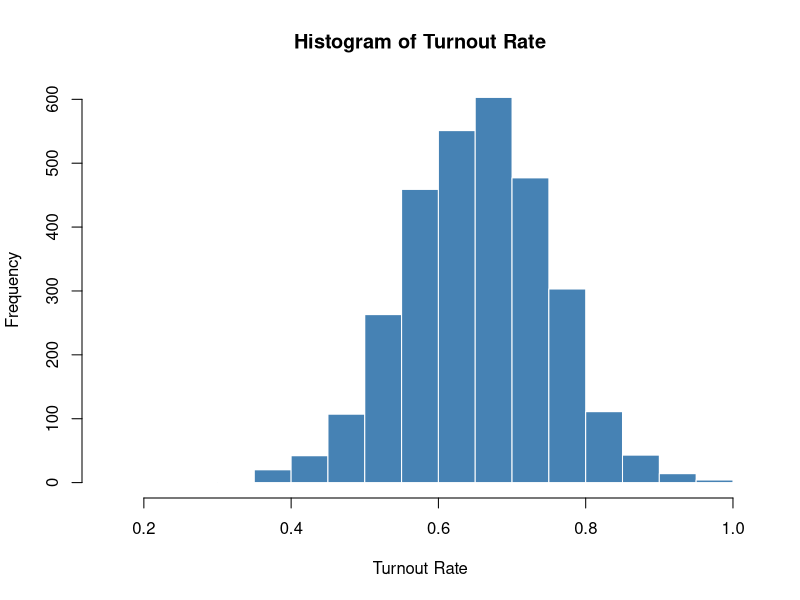
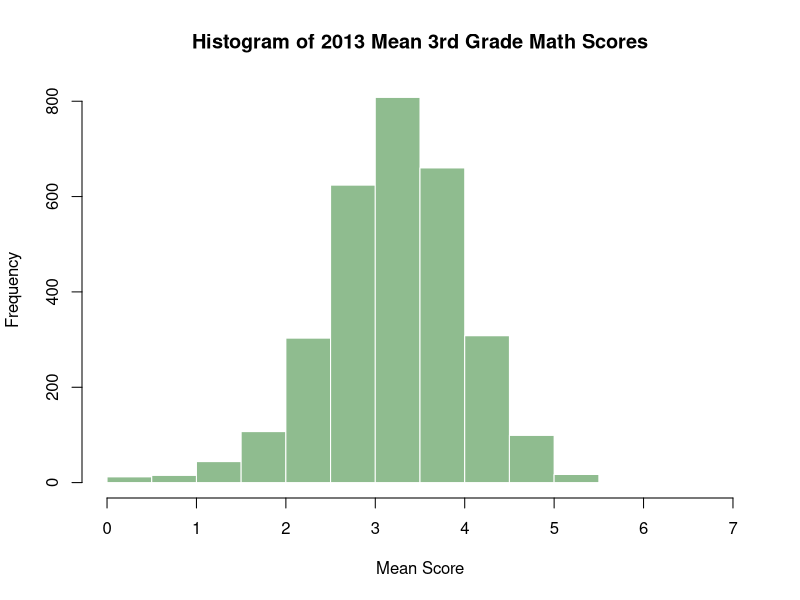
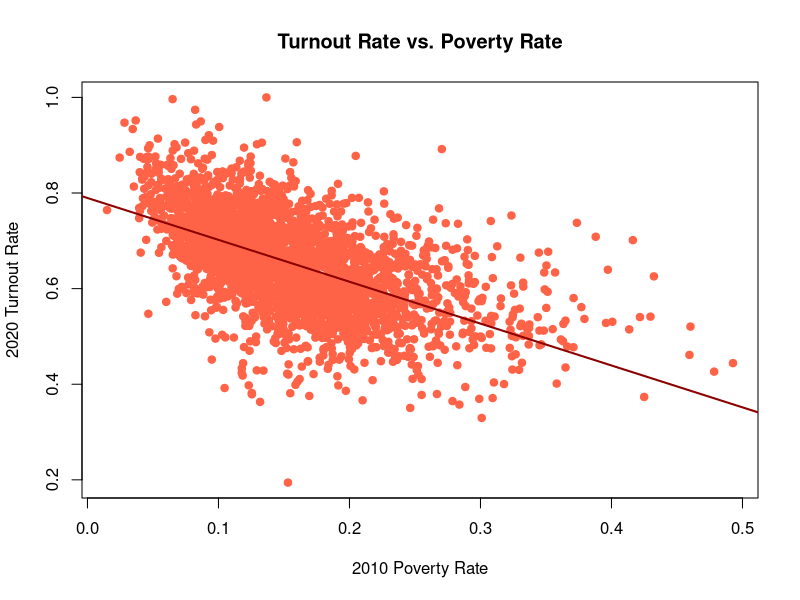
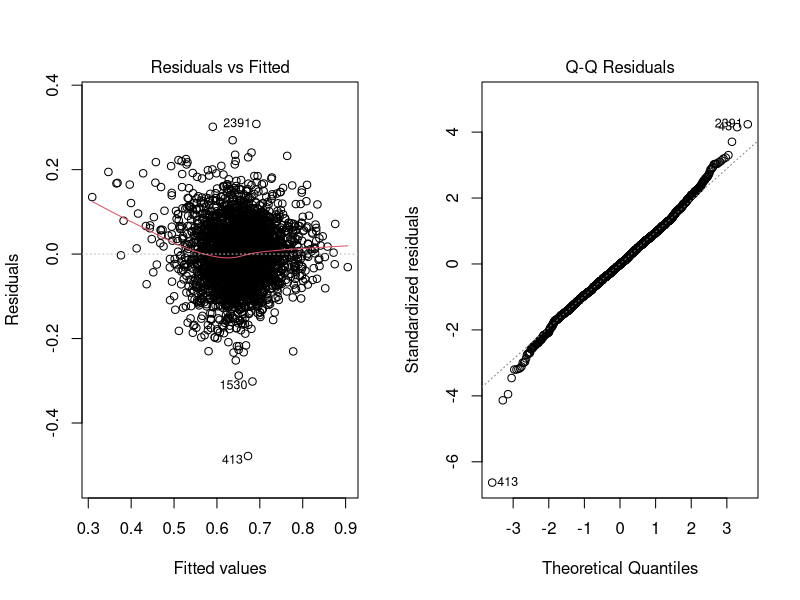
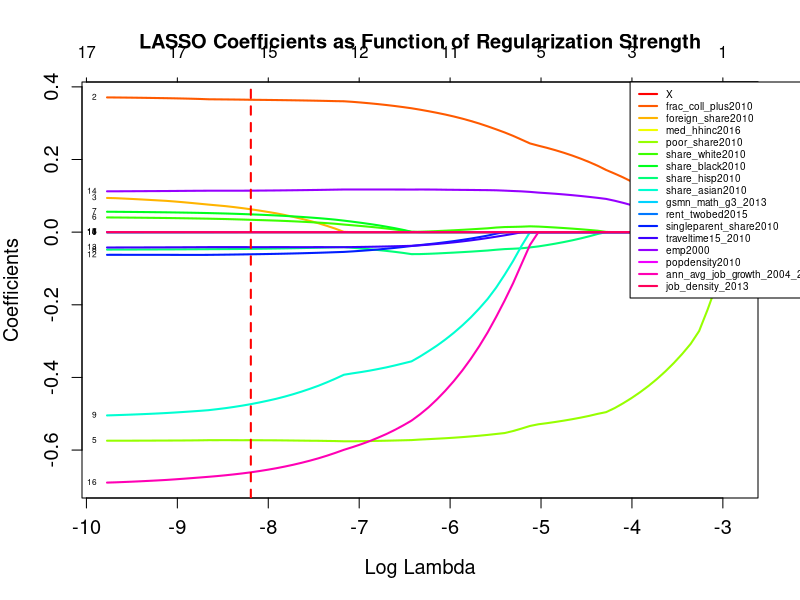
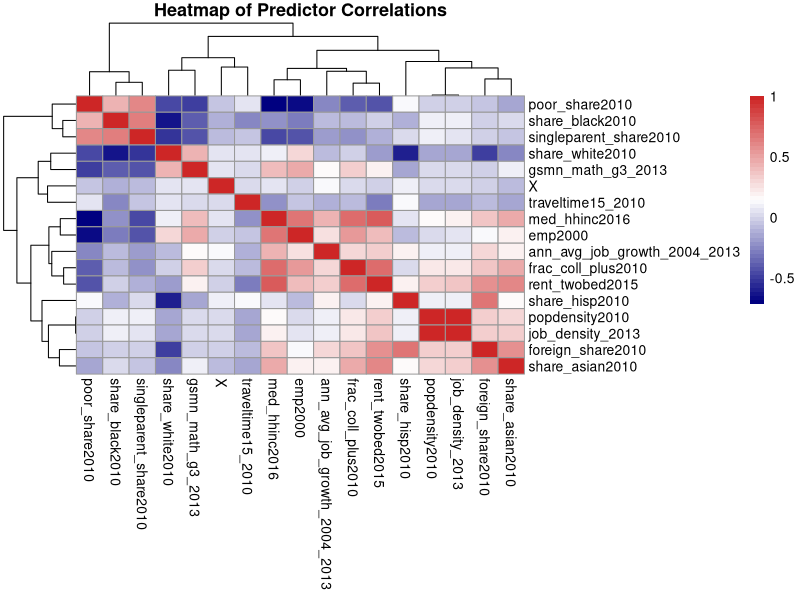

Here is the R script that generated these plots, in order: (Note: this script raises an error after producing the figures.)
## ---- chunk 1
rm(list = ls())
require(readr)
require(tidyr)
require(dplyr)
require(knitr)
require(glmnet)
require(pheatmap)
if (!require("Matrix")) install.packages("Matrix", repos = "https://cloud.r-project.org")
if (!require("glmnet")) install.packages("glmnet", repos = "https://cloud.r-project.org")
library(Matrix)
library(glmnet)
library(pheatmap)

options(repos = c(CRAN = "https://cloud.r-project.org"))
## ---- chunk 2
turnout_data <- read.csv("data.csv")
head(turnout_data)
## ---- chunk 3
predictors <- names(turnout_data)[!(names(turnout_data) %in% c('State', 'County', 'fips'))]
summary_table <- data.frame()

for (predictor in predictors) {
  column <- turnout_data[[predictor]]
  num_missing <- sum(is.na(column))
  mean_var <- mean(column, na.rm = TRUE)
  median_var <- median(column, na.rm = TRUE)
  sd_var <- sd(column, na.rm = TRUE)
  iqr_var <- IQR(column, na.rm = TRUE)
  min_var <- min(column, na.rm = TRUE)
  max_var <- max(column, na.rm = TRUE)

  summary_table <- rbind(summary_table, data.frame(
    Variable = predictor,
    Missing = num_missing,
    Mean = round(mean_var, 2),
    Median = round(median_var, 2),
    SD = round(sd_var, 2),
    IQR = round(iqr_var, 2),
    Min = round(min_var, 2),
    Max = round(max_var, 2)
  ))
}

kable(summary_table)
## ---- chunk 4
turnout_data <- select(turnout_data, -ln_wage_growth_hs_grad)
turnout_data <- subset(turnout_data, apply(turnout_data, 1, FUN = function(x) {!any(is.na(x))}))
dim(turnout_data)
## ---- chunk 5
subset(turnout_data, turnout.rate > 1)[c('State', 'County', 'turnout.rate')]
turnout_data <- turnout_data %>%
  mutate(turnout.rate = case_when(
    turnout.rate > 1 ~ 1,
    .default = turnout.rate
  ))
hist(turnout_data$turnout.rate, 
     main = 'Histogram of Turnout Rate', 
     xlab = 'Turnout Rate', 
     col = "steelblue", 
     border = "white")
## ---- chunk 6
subset(turnout_data, gsmn_math_g3_2013 < 0)[c('State', 'County', 'gsmn_math_g3_2013')]
turnout_data <- turnout_data %>%
  mutate(gsmn_math_g3_2013 = case_when(
    gsmn_math_g3_2013 < 0 ~ 0,
    .default = gsmn_math_g3_2013
  ))
hist(turnout_data$gsmn_math_g3_2013, 
     main = 'Histogram of 2013 Mean 3rd Grade Math Scores', 
     xlab = 'Mean Score', 
     col = "darkseagreen", 
     border = "white")
## ---- chunk 7
plot(turnout_data$poor_share2010, turnout_data$turnout.rate, 
     main = 'Turnout Rate vs. Poverty Rate', 
     xlab = '2010 Poverty Rate', 
     ylab = '2020 Turnout Rate', 
     pch = 19, col = "tomato")
abline(lm(turnout_data$turnout.rate ~ turnout_data$poor_share2010), col = "darkred", lwd = 2)
## ---- chunk 8
lm_model <- lm(turnout.rate ~ . - (State + County + fips), data = turnout_data)
summary(lm_model)
## ---- chunk 9
par(mfrow=c(1,2))
plot(lm_model, c(1,2))
par(mfrow=c(1,1))
## ---- chunk 10
library(glmnet)
library(pheatmap)

predictors <- names(turnout_data)[!(names(turnout_data) %in% c('State', 'County', 'fips', 'turnout.rate'))]
x <- model.matrix(turnout.rate ~ . - (State + County + fips), data = turnout_data)[, -1]
y <- turnout_data$turnout.rate

set.seed(82)
cv.lasso <- cv.glmnet(x, y, alpha = 1, nfolds = 10)
best_lambda <- cv.lasso$lambda.min

lasso_model <- glmnet(x, y, alpha = 1, lambda = best_lambda)
coef(lasso_model)
## ---- chunk 11
cols <- rainbow(ncol(x))
plot(cv.lasso$glmnet.fit, xvar="lambda", label=TRUE, col=cols, lwd=2, cex.lab=1.2, cex.axis=1.2)
abline(v = log(best_lambda), lty=2, col="red", lwd=2)
title("LASSO Coefficients as Function of Regularization Strength", cex.main=1.2)
legend("topright", inset=c(-0.1,0), legend = colnames(x), col = cols, lty=1, lwd=2, cex=0.6, xpd=TRUE)
## ---- chunk 12
coeffs <- coef(lasso_model)
coeffs_df <- as.data.frame(as.matrix(coeffs))
colnames(coeffs_df) <- "Coefficient"
coeffs_df$Predictor <- rownames(coeffs_df)
coeffs_df <- subset(coeffs_df, Predictor != "(Intercept)")

kept <- coeffs_df$Predictor[coeffs_df$Coefficient != 0]
not_kept <- coeffs_df$Predictor[coeffs_df$Coefficient == 0]

cat("Predictors kept by LASSO:\n")
print(kept)

cat("\nPredictors removed by LASSO (coefficients = 0):\n")
print(not_kept)
## ---- chunk 13
cor_matrix <- cor(turnout_data[, predictors], use = "pairwise.complete.obs")
pheatmap(cor_matrix, 
     cluster_rows = TRUE, 
     cluster_cols = TRUE, 
     color = colorRampPalette(c("navy", "white", "firebrick3"))(50),
     main = "Heatmap of Predictor Correlations",
     height = 30)
## ---- chunk 14
model_reduced <- lm(turnout.rate ~ . - State - County - fips - gsmn_math_g3_2013 - rent_twobed2015, data = turnout_data)
model_full <- lm(turnout.rate ~ . - State - County - fips - gsmn_math_g3_2013 - rent_twobed2015 
                 + frac_coll_plus2010:poor_share2010, 
                 data = turnout_data)

anova_test <- anova(model_reduced, model_full)
anova_test
## ---- chunk 15
install.packages("nlme")
## ---- chunk 16
library(nlme)

# Using the `lme()` function from nlme:
# We drop the variables that LASSO zeroed out and treat State as a grouping factor for random intercepts.
random_effects_model_nlme <- lme(
  fixed = turnout.rate ~ . - State - County - fips - gsmn_math_g3_2013 - rent_twobed2015,
  random = ~ 1 | State,
  data = turnout_data,
  method = "REML"
)

summary(random_effects_model_nlme)

## ---- chunk 17
# Model Including State Fixed Effects
model_post_lasso <- lm(
  turnout.rate ~ . - State - County - fips - gsmn_math_g3_2013 - rent_twobed2015 + factor(State),
  data = turnout_data
)

summary(model_post_lasso)

model_post_lasso_aic <- AIC(model_post_lasso)
model_post_lasso_bic <- BIC(model_post_lasso)

cat("AIC:", model_post_lasso_aic, "\nBIC:", model_post_lasso_bic, "\n")
